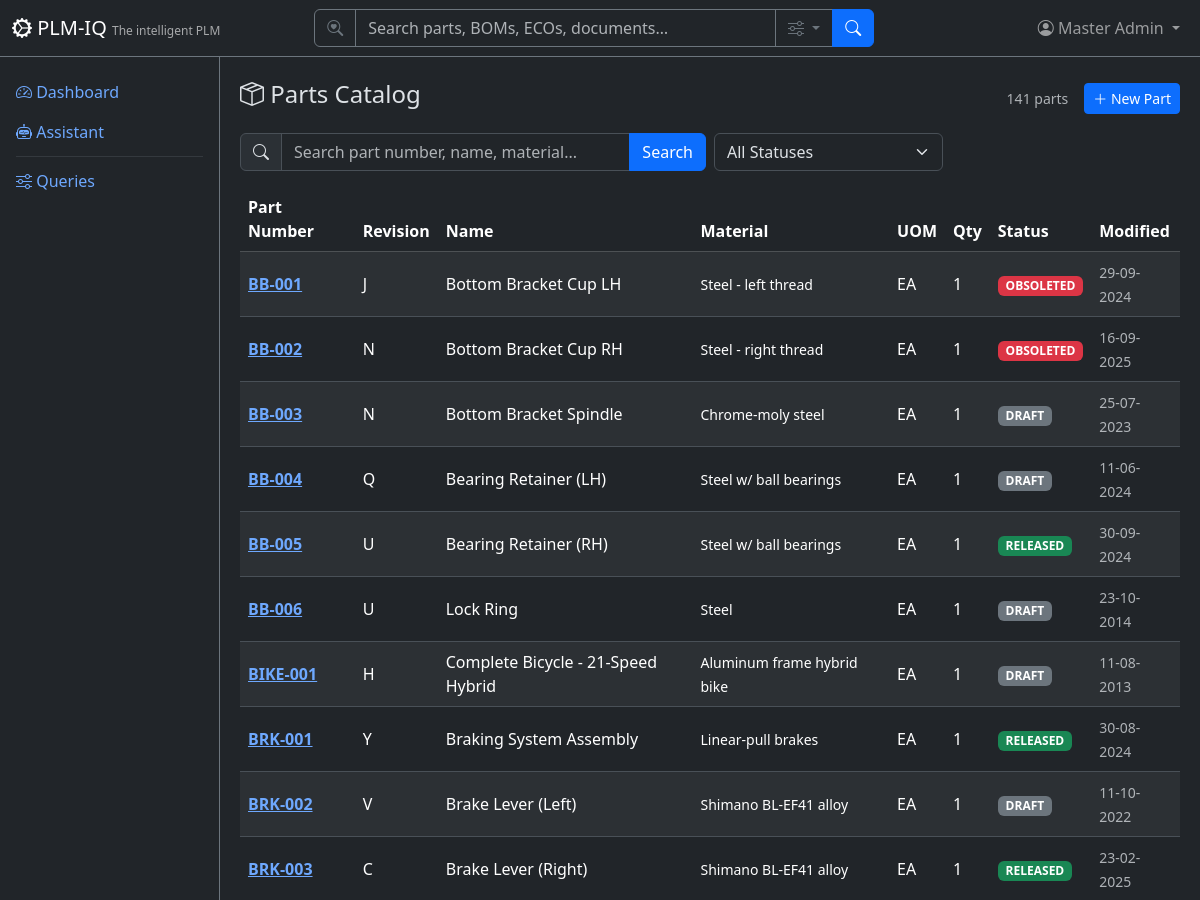
Page /parts (signed in, upper part) on the earlier database version.
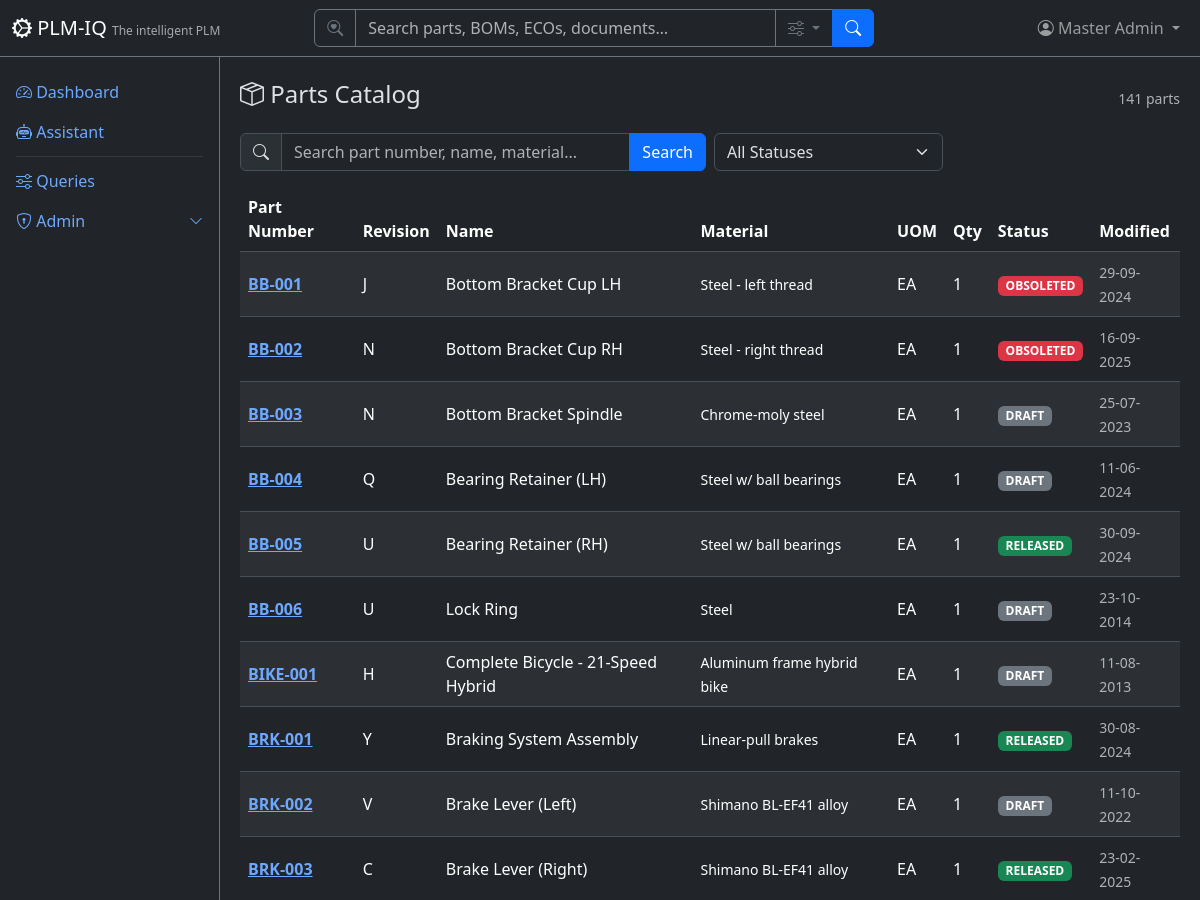
Same page on the later database version.
### app/routers/parts.py (the view)
@router.get("", response_class=HTMLResponse)
def list_parts(
    request: Request,
    q: Optional[str] = Query(None, description="Search query"),
    status: Optional[str] = Query(None, description="Filter by status"),
    page: int = Query(1, ge=1),
    db: Session = Depends(get_db),
):
    user = require_user(request, db)
    ctx = auth_context(request, db)
    query = db.query(Part)
    if q:
        query = query.filter(
            or_(
                Part.part_number.ilike(f"%{q}%"),
                Part.part_name.ilike(f"%{q}%"),
                Part.material.ilike(f"%{q}%"),
            )
        )
    if status:
        query = query.filter(Part.status == status)
    total = query.count()
    offset = (page - 1) * DEFAULT_PAGE_SIZE
    parts = query.order_by(Part.part_number).offset(offset).limit(DEFAULT_PAGE_SIZE).all()
    return HTMLResponse(content=render(
        "parts/list.html",
        **ctx,
        parts=parts,
        page=page,
        total=total,
        pages=(total + DEFAULT_PAGE_SIZE - 1) // DEFAULT_PAGE_SIZE,
        q=q or "",
        status_filter=status or "",
        statuses=["DRAFT", "RELEASED", "OBSOLETED"],
    ))

### app/templates/parts/list.html (shortened to what this page needs)
{% extends "base.html" %}
{% block content %}
<div class="d-flex justify-content-between align-items-center mb-3">
    <h4><i class="bi bi-box-seam"></i> Parts Catalog</h4>
    <div class="d-flex align-items-center gap-3">
        <span class="text-muted small">{{ total }} parts</span>
        {% if current_user and current_user.role == 'author' %}
        <a href="/parts/new" class="btn btn-sm btn-primary"><i class="bi bi-plus-lg"></i> New Part</a>
        {% endif %}
    </div>
</div>
<form method="GET" class="row g-2 mb-3">
    <div class="col-md-6">
        <div class="input-group">
            <span class="input-group-text"><i class="bi bi-search"></i></span>
            <input type="text" name="q" class="form-control" placeholder="Search part number, name, material..." value="{{ q }}">
            <button class="btn btn-primary" type="submit">Search</button>
        </div>
    </div>
    <div class="col-md-3">
        <select name="status" class="form-select" onchange="this.form.submit()">
            <option value="">All Statuses</option>
        </select>
    </div>
</form>
<div class="table-responsive">
    <table class="table table-striped table-hover align-middle">
        <thead class="table-dark">
            <tr>
                <th>Part Number</th>
                <th>Revision</th>
                <th>Name</th>
                <th>Material</th>
                <th>UOM</th>
                <th>Qty</th>
                <th>Status</th>
                <th>Modified</th>
            </tr>
        </thead>
        <tbody>
            {% for p in parts %}
            <tr>
                <td><a href="/parts/{{ p.part_number }}" class="fw-bold">{{ p.part_number }}</a></td>
                <td>{{ p.part_revision }}</td>
                <td>{{ p.part_name }}</td>
                <td><small>{{ (p.material or '')|truncate(40) or '-' }}</small></td>
                <td>{{ p.uom }}</td>
                <td>{{ p.qty }}</td>
                <td>
                    <span class="badge bg-{% if p.status == 'RELEASED' %}success{% elif p.status == 'OBSOLETED' %}danger{% else %}secondary{% endif %} badge-status">
                        {{ p.status }}
                    </span>
                </td>
                <td><small class="text-muted">{{ p.modified_date or '-' }}</small></td>
            </tr>
            {% else %}
            <tr><td colspan="8" class="text-center text-muted py-4">No parts found.</td></tr>
            {% endfor %}
        </tbody>
    </table>
</div>
{% endblock %}

### app/templates/base.html (shortened to what this page needs)
<!DOCTYPE html>
<html lang="en" data-bs-theme="dark">
<head>
    <link href="https://cdn.jsdelivr.net/npm/bootstrap@5.3.3/dist/css/bootstrap.min.css" rel="stylesheet">
    <link href="https://cdn.jsdelivr.net/npm/bootstrap-icons@1.11.3/font/bootstrap-icons.css" rel="stylesheet">
</head>
<body>
    <nav class="navbar navbar-expand-md navbar-dark bg-dark fixed-top border-bottom border-secondary">
        <div class="container-fluid">
            <a class="navbar-brand" href="/">
                <i class="bi bi-gear-wide-connected"></i> PLM-IQ
                <small class="d-none d-md-inline">The intelligent PLM</small>
            </a>
            <div class="collapse navbar-collapse" id="navMenu">
                {% if current_user %}
                <form class="d-flex mx-auto my-2 my-md-0" role="search" action="/search" method="get" style="width: 100%; max-width: 560px;">
                    <div class="input-group">
                        <span class="input-group-text bg-dark border-secondary text-secondary"><i class="bi bi-search-heart"></i></span>
                        <input type="search" name="q" class="form-control bg-dark text-light border-secondary" placeholder="Search parts, BOMs, ECOs, documents…" aria-label="Search">
                        <button class="btn btn-outline-secondary dropdown-toggle" type="button" data-bs-toggle="dropdown" data-bs-auto-close="outside" title="Search options">
                            <i class="bi bi-sliders"></i>
                        </button>
                        <button class="btn btn-primary" type="submit"><i class="bi bi-search"></i></button>
                    </div>
                </form>
                {% endif %}
                <ul class="navbar-nav ms-auto align-items-center">
                    {% if current_user %}
                    <li class="nav-item dropdown">
                        <a class="nav-link dropdown-toggle position-relative" href="#" role="button" data-bs-toggle="dropdown">
                            <i class="bi bi-person-circle"></i>
                            <span class="d-none d-md-inline">{{ current_user.full_name }}</span>
                        </a>
                    </li>
                    {% else %}
                    <li class="nav-item">
                        <a class="nav-link" href="/login"><i class="bi bi-box-arrow-in-right"></i> Sign In</a>
                    </li>
                    {% endif %}
                </ul>
            </div>
        </div>
    </nav>
    <div class="sidebar bg-dark border-end border-secondary pt-3">
        <ul class="nav nav-pills flex-column">
            <li class="nav-item">
                <a class="nav-link" href="/"><i class="bi bi-speedometer2"></i> Dashboard</a>
            </li>
            <li class="nav-item">
                <a class="nav-link" href="/assistant"><i class="bi bi-robot"></i> Assistant</a>
            </li>
            <li class="nav-item">
                <hr class="nav-divider my-1 mx-3 border-secondary">
            </li>
            <li class="nav-item">
                <a class="nav-link" href="/queries"><i class="bi bi-sliders"></i> Queries</a>
            </li>
            {% if current_user and (current_user.role == 'tenantadmin' or current_user.role is none) %}
            <li class="nav-item">
                <a class="nav-link d-flex justify-content-between align-items-center" data-bs-toggle="collapse" href="#adminSubmenu" role="button" aria-expanded="false">
                    <span><i class="bi bi-shield-lock"></i> Admin</span>
                    <i class="bi bi-chevron-down small"></i>
                </a>
            </li>
            {% endif %}
        </ul>
    </div>
    <div class="main-content">
        {% block content %}{% endblock %}
    </div>
</body>
</html>

Differences in the rows shown:
changed User "Master Admin": role "author" → empty (drawn)
Other differences:
text no longer shown: "New Part"
text now shown: "Admin"
